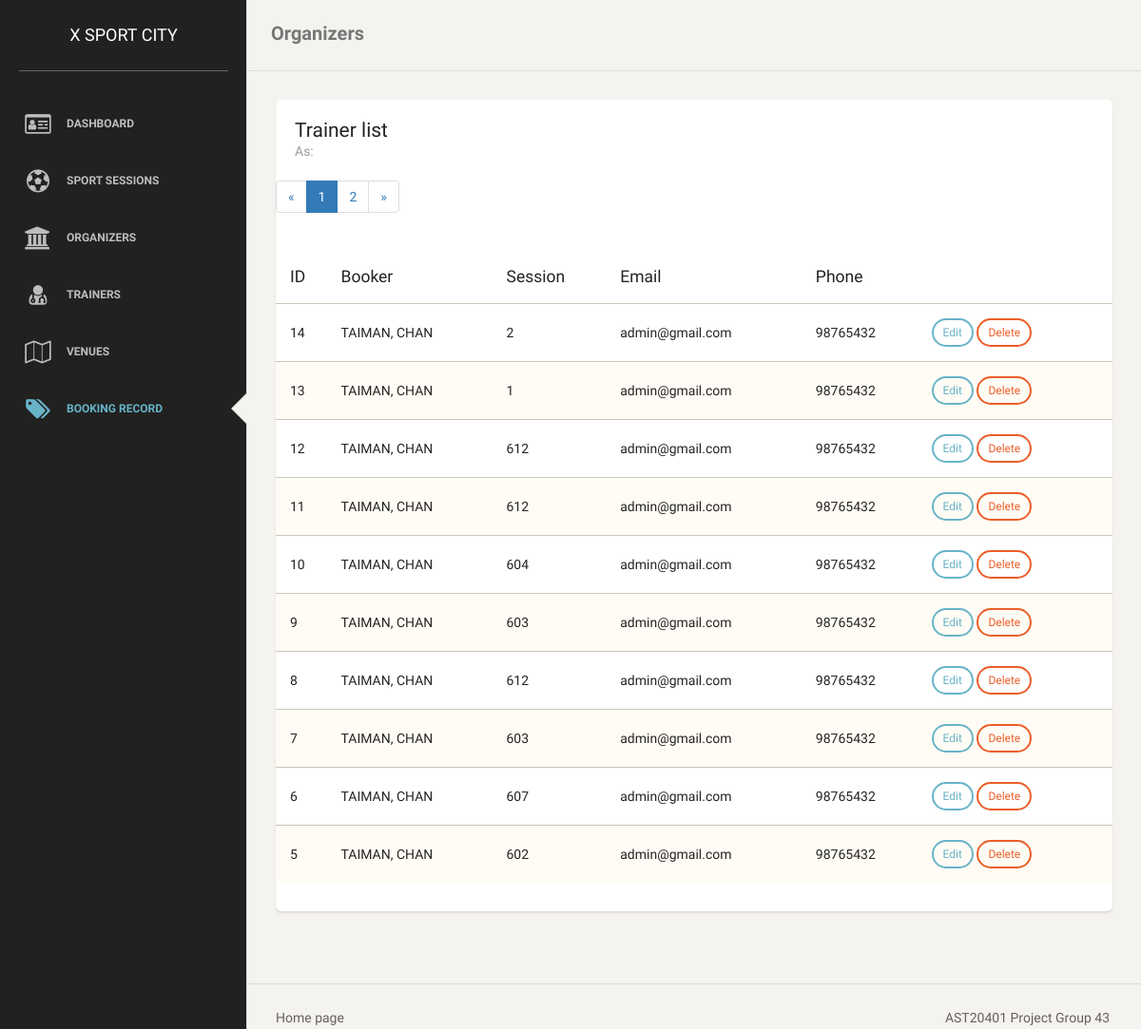
The app's page /index.php/admin/booking with its own data.
### tables this page shows
CREATE TABLE `bookings` (
  `booking_id` int(11) UNSIGNED NOT NULL,
  `booking_code` char(32) NOT NULL,
  `user_id` int(11) UNSIGNED DEFAULT NULL,
  `user_first_name` varchar(255) NOT NULL,
  `user_last_name` varchar(255) NOT NULL,
  `user_email` varchar(255) NOT NULL,
  `user_phone` varchar(255) NOT NULL,
  `session_id` int(11) UNSIGNED NOT NULL
);

### application/controllers/admin.php (called while the page is built, shortened)
<?php if ( ! defined('BASEPATH')) exit('No direct script access allowed');
class admin extends CI_Controller {
    public function booking(){
      $this->load->database();
      $page = isset($_GET["page"]) ? $_GET["page"] : 1;
      $results_per_page = 10;
      $start_from = ($page-1) * $results_per_page;
      $sql_string = "SELECT b.* "
          . "FROM bookings AS b "
          . "ORDER BY b.booking_id DESC "
          . "LIMIT $start_from, $results_per_page";
      $sql_query = $this->db->query($sql_string);
      $result = $this->db->query("SELECT COUNT(booking_id) AS total FROM bookings;");
      $row = $result->row();
      $data["total_pages"] = ceil($row->total / $results_per_page);
      $data["current_page"] = $page;
      $data["query_listing"] = $sql_query;
      $this->load->view('admin_header', $data);
      $this->load->view('admin_nav', $data);
      $this->load->view('admin_booking', $data);
      $this->load->view('admin_footer', $data);
    }
}

### index.php (called while the page is built, shortened)
<?php
require_once BASEPATH.'core/CodeIgniter.php';

### application/views/admin_booking.php (the view, shortened to what this page needs)
<nav class="navbar navbar-default">
    <div class="container-fluid">
        <div class="navbar-header">
            <a class="navbar-brand" href="#">Organizers</a>
        </div>
    </div>
</nav>
<div class="content">
    <div class="container-fluid">
        <div class="row">
            <div class="col-md-12">
                <div class="card">
                    <div class="header">
                        <h4 class="title">Trainer list</h4>
                        <p class="category">As:</p>
                    </div>
                    <ul class="pagination">
                        <li><a href="#">&laquo;</a></li>
                    <?php
                    for ($i=1; $i<=$total_pages; $i++) {
                        echo "<li";
                        if($current_page == $i)
                            echo ' class="active"';
                        echo "><a href='./booking?page=".$i."'>".$i."</a></li>";
                    };
                    ?>
                        <li><a href="#">&raquo;</a></li>
                    </ul>
                    <div class="content table-responsive table-full-width">
                        <table class="table table-striped">
                            <thead>
                            <th>ID</th>
                            <th>Booker</th>
                            <th>Session</th>
                            <th>Email</th>
                            <th>Phone</th>
                            <th></th>
                            </thead>
                            <tbody>
                            <?php
                            foreach ($query_listing->result() as $row) {
                                echo '<tr>
                                <td>'.$row->booking_id.'</td>
                                <td>'.$row->user_first_name.', '.$row->user_last_name.'</td>
                                <td>'.$row->session_id.'</td>
                                <td>'.$row->user_email.'</td>
                                <td>'.$row->user_phone.'</td>
                                <td>
                                <a href="./booking_edit?id='.$row->booking_id.'" class="btn btn-info btn-sm" role="button">Edit</a>
                                <a href="./booking_delete?id='.$row->booking_id.'" class="btn btn-danger btn-sm" role="button">Delete</a>
                                </td>
                            </tr>';
                            }
                            ?>
                            </tbody>
                        </table>
                    </div>
                </div>
            </div>
        </div>
    </div>
</div>

### records on screen
bookings: booking_id "14", user_first_name "TAIMAN", user_last_name "CHAN", session "2", user_email "admin@gmail.com", user_phone "98765432"
bookings: booking_id "13", user_first_name "TAIMAN", user_last_name "CHAN", session "1", user_email "admin@gmail.com", user_phone "98765432"
bookings: booking_id "12", user_first_name "TAIMAN", user_last_name "CHAN", session "612", user_email "admin@gmail.com", user_phone "98765432"
bookings: booking_id "11", user_first_name "TAIMAN", user_last_name "CHAN", session "612", user_email "admin@gmail.com", user_phone "98765432"
bookings: booking_id "10", user_first_name "TAIMAN", user_last_name "CHAN", session "604", user_email "admin@gmail.com", user_phone "98765432"
bookings: booking_id "9", user_first_name "TAIMAN", user_last_name "CHAN", session "603", user_email "admin@gmail.com", user_phone "98765432"
bookings: booking_id "8", user_first_name "TAIMAN", user_last_name "CHAN", session "612", user_email "admin@gmail.com", user_phone "98765432"
bookings: booking_id "7", user_first_name "TAIMAN", user_last_name "CHAN", session "603", user_email "admin@gmail.com", user_phone "98765432"
bookings: booking_id "6", user_first_name "TAIMAN", user_last_name "CHAN", session "607", user_email "admin@gmail.com", user_phone "98765432"
bookings: booking_id "5", user_first_name "TAIMAN", user_last_name "CHAN", session "602", user_email "admin@gmail.com", user_phone "98765432"
